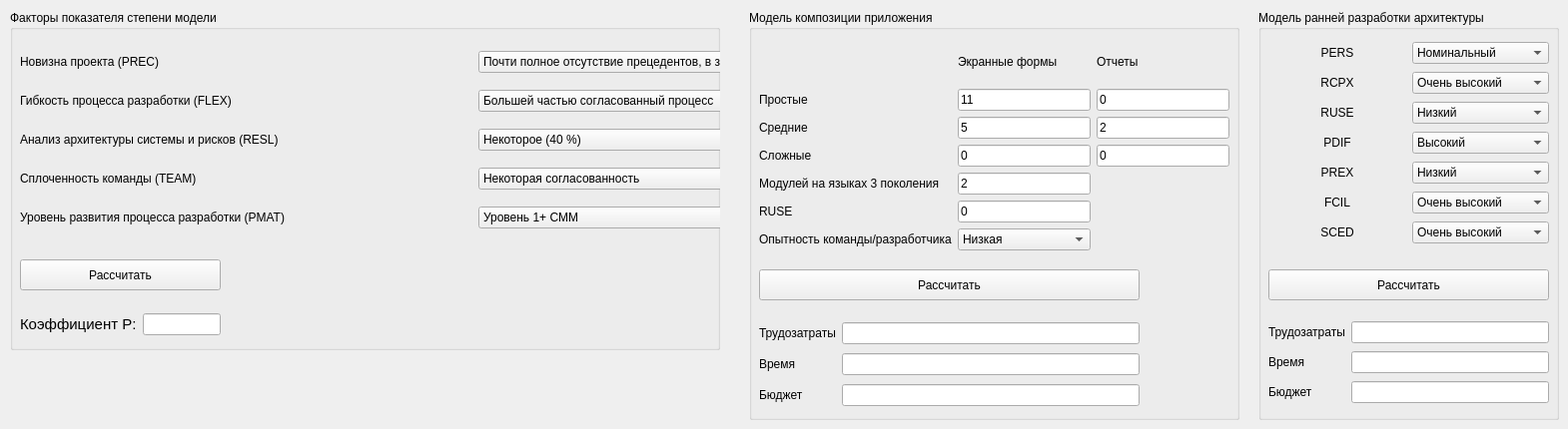
      <widget class="QWidget" name="tab_2">
       <attribute name="title">
        <string>Трудозатраты и время</string>
       </attribute>
       <widget class="QGroupBox" name="groupBox_3">
        <property name="geometry">
         <rect>
          <x>10</x>
          <y>10</y>
          <width>711</width>
          <height>341</height>
         </rect>
        </property>
        <property name="title">
         <string>Факторы показателя степени модели</string>
        </property>
        <widget class="QWidget" name="gridLayoutWidget_3">
         <property name="geometry">
          <rect>
           <x>10</x>
           <y>30</y>
           <width>988</width>
           <height>201</height>
          </rect>
         </property>
         <layout class="QGridLayout" name="gridLayout_3">
          <item row="3" column="1">
           <widget class="QComboBox" name="powComboBox_4">
            <property name="currentIndex">
             <number>2</number>
            </property>
            <item>
             <property name="text">
              <string>Сильно затрудненное взаимодействие</string>
             </property>
            </item>
            <item>
             <property name="text">
              <string>Несколько затрудненное взаимодействие</string>
             </property>
            </item>
            <item>
             <property name="text">
              <string>Некоторая согласованность</string>
             </property>
            </item>
            <item>
             <property name="text">
              <string>Повышенная согласованность</string>
             </property>
            </item>
            <item>
             <property name="text">
              <string>Высокая согласованность</string>
             </property>
            </item>
            <item>
             <property name="text">
              <string>Взаимодействие как в едином целом</string>
             </property>
            </item>
           </widget>
          </item>
          <item row="3" column="0">
           <widget class="QLabel" name="label_24">
            <property name="text">
             <string>Сплоченность команды (TEAM)</string>
            </property>
           </widget>
          </item>
          <item row="0" column="1">
           <widget class="QComboBox" name="powComboBox_1">
            <property name="currentIndex">
             <number>1</number>
            </property>
            <item>
             <property name="text">
              <string>Полное отсутствие прецедентов, полностью непредсказуемый проект</string>
             </property>
            </item>
            <item>
             <property name="text">
              <string>Почти полное отсутствие прецедентов, в значительной мере непредсказуемый проект</string>
             </property>
            </item>
            <item>
             <property name="text">
              <string>Наличие некоторого количества прецедентов</string>
             </property>
            </item>
            <item>
             <property name="text">
              <string>Общее знакомство с проектом</string>
             </property>
            </item>
            <item>
             <property name="text">
              <string>Значительное знакомство с проектом</string>
             </property>
            </item>
            <item>
             <property name="text">
              <string>Полное знакомство с проектом</string>
             </property>
            </item>
           </widget>
          </item>
          <item row="2" column="1">
           <widget class="QComboBox" name="powComboBox_3">
            <property name="currentIndex">
             <number>1</number>
            </property>
            <item>
             <property name="text">
              <string>Малое (20 %)</string>
             </property>
            </item>
            <item>
             <property name="text">
              <string>Некоторое (40 %)</string>
             </property>
            </item>
            <item>
             <property name="text">
              <string>Частое (60 %)</string>
             </property>
            </item>
            <item>
             <property name="text">
              <string>В целом (75 %)</string>
             </property>
            </item>
            <item>
             <property name="text">
              <string>Почти полное (90 %)</string>
             </property>
            </item>
            <item>
             <property name="text">
              <string>Полное (100%) </string>
             </property>
            </item>
           </widget>
          </item>
          <item row="0" column="0">
           <widget class="QLabel" name="label_21">
            <property name="text">
             <string>Новизна проекта (PREC)</string>
            </property>
           </widget>
          </item>
          <item row="1" column="1">
           <widget class="QComboBox" name="powComboBox_2">
            <property name="currentIndex">
             <number>3</number>
            </property>
            <item>
             <property name="text">
              <string>Точный, строгий процесс разработки</string>
             </property>
            </item>
            <item>
             <property name="text">
              <string>Случайные послабления в процессе</string>
             </property>
            </item>
            <item>
             <property name="text">
              <string>Некоторые послабления в процессе</string>
             </property>
            </item>
            <item>
             <property name="text">
              <string>Большей частью согласованный процесс </string>
             </property>
            </item>
            <item>
             <property name="text">
              <string>Некоторое согласование процесса</string>
             </property>
            </item>
            <item>
             <property name="text">
              <string>Заказчик определил только общие цели </string>
             </property>
            </item>
           </widget>
          </item>
          <item row="1" column="0">
           <widget class="QLabel" name="label_22">
            <property name="text">
             <string>Гибкость процесса разработки (FLEX)</string>
            </property>
           </widget>
          </item>
          <item row="2" column="0">
           <widget class="QLabel" name="label_23">
            <property name="text">
             <string>Анализ архитектуры системы и рисков (RESL)</string>
            </property>
           </widget>
          </item>
          <item row="4" column="0">
           <widget class="QLabel" name="label_25">
            <property name="text">
             <string>Уровень развития процесса разработки (PMAT)</string>
            </property>
           </widget>
          </item>
          <item row="4" column="1">
           <widget class="QComboBox" name="powComboBox_5">
            <property name="currentIndex">
             <number>1</number>
            </property>
            <item>
             <property name="text">
              <string>Уровень 1 СММ</string>
             </property>
            </item>
            <item>
             <property name="text">
              <string>Уровень 1+ СММ</string>
             </property>
            </item>
            <item>
             <property name="text">
              <string>Уровень 2 СММ</string>
             </property>
            </item>
            <item>
             <property name="text">
              <string>Уровень 3 СММ</string>
             </property>
            </item>
            <item>
             <property name="text">
              <string>Уровень 7 СММ</string>
             </property>
            </item>
            <item>
             <property name="text">
              <string>Уровень 5 СММ</string>
             </property>
            </item>
           </widget>
          </item>
         </layout>
        </widget>
        <widget class="QPushButton" name="pCalculateButton">
         <property name="geometry">
          <rect>
           <x>10</x>
           <y>250</y>
           <width>201</width>
           <height>31</height>
          </rect>
         </property>
         <property name="text">
          <string>Рассчитать</string>
         </property>
        </widget>
        <widget class="QWidget" name="gridLayoutWidget_4">
         <property name="geometry">
          <rect>
           <x>10</x>
           <y>300</y>
           <width>201</width>
           <height>31</height>
          </rect>
         </property>
         <layout class="QGridLayout" name="gridLayout_4">
          <item row="0" column="0">
           <widget class="QLabel" name="label_45">
            <property name="font">
             <font>
              <pointsize>11</pointsize>
              <weight>50</weight>
              <bold>false</bold>
             </font>
            </property>
            <property name="text">
             <string>Коэффициент P:</string>
            </property>
           </widget>
          </item>
          <item row="0" column="1">
           <widget class="QLineEdit" name="PLabel"/>
          </item>
         </layout>
        </widget>
       </widget>
       <widget class="QGroupBox" name="groupBox_6">
        <property name="geometry">
         <rect>
          <x>750</x>
          <y>10</y>
          <width>491</width>
          <height>411</height>
         </rect>
        </property>
        <property name="title">
         <string>Модель композиции приложения</string>
        </property>
        <widget class="QPushButton" name="compCalculateButton">
         <property name="geometry">
          <rect>
           <x>10</x>
           <y>260</y>
           <width>381</width>
           <height>31</height>
          </rect>
         </property>
         <property name="text">
          <string>Рассчитать</string>
         </property>
        </widget>
        <widget class="QWidget" name="gridLayoutWidget_9">
         <property name="geometry">
          <rect>
           <x>10</x>
           <y>310</y>
           <width>381</width>
           <height>91</height>
          </rect>
         </property>
         <layout class="QGridLayout" name="gridLayout_11">
          <item row="0" column="0">
           <widget class="QLabel" name="label_74">
            <property name="font">
             <font>
              <weight>50</weight>
              <bold>false</bold>
             </font>
            </property>
            <property name="text">
             <string>Трудозатраты</string>
            </property>
            <property name="alignment">
             <set>Qt::AlignLeading|Qt::AlignLeft|Qt::AlignVCenter</set>
            </property>
           </widget>
          </item>
          <item row="0" column="1">
           <widget class="QLineEdit" name="compLabLabel"/>
          </item>
          <item row="1" column="0">
           <widget class="QLabel" name="label_75">
            <property name="font">
             <font>
              <weight>50</weight>
              <bold>false</bold>
             </font>
            </property>
            <property name="text">
             <string>Время</string>
            </property>
            <property name="alignment">
             <set>Qt::AlignLeading|Qt::AlignLeft|Qt::AlignVCenter</set>
            </property>
           </widget>
          </item>
          <item row="1" column="1">
           <widget class="QLineEdit" name="compTimeLabel"/>
          </item>
          <item row="2" column="0">
           <widget class="QLabel" name="label_72">
            <property name="font">
             <font>
              <weight>50</weight>
              <bold>false</bold>
             </font>
            </property>
            <property name="styleSheet">
             <string notr="true"/>
            </property>
            <property name="text">
             <string>&lt;html&gt;&lt;head/&gt;&lt;body&gt;&lt;p&gt;Бюджет&lt;/p&gt;&lt;/body&gt;&lt;/html&gt;</string>
            </property>
           </widget>
          </item>
          <item row="2" column="1">
           <widget class="QLineEdit" name="compBudgetLabel"/>
          </item>
         </layout>
        </widget>
        <widget class="QWidget" name="gridLayoutWidget_8">
         <property name="geometry">
          <rect>
           <x>10</x>
           <y>30</y>
           <width>471</width>
           <height>211</height>
          </rect>
         </property>
         <layout class="QGridLayout" name="gridLayout_10">
          <item row="4" column="0">
           <widget class="QLabel" name="label_67">
            <property name="text">
             <string>Модулей на языках 3 поколения</string>
            </property>
            <property name="alignment">
             <set>Qt::AlignLeading|Qt::AlignLeft|Qt::AlignVCenter</set>
            </property>
           </widget>
          </item>
          <item row="1" column="1">
           <widget class="QLineEdit" name="screenSimpleEdit">
            <property name="text">
             <string>11</string>
            </property>
           </widget>
          </item>
          <item row="2" column="0">
           <widget class="QLabel" name="label_61">
            <property name="text">
             <string>Средние</string>
            </property>
            <property name="alignment">
             <set>Qt::AlignLeading|Qt::AlignLeft|Qt::AlignVCenter</set>
            </property>
           </widget>
          </item>
          <item row="3" column="0">
           <widget class="QLabel" name="label_62">
            <property name="text">
             <string>Сложные</string>
            </property>
            <property name="alignment">
             <set>Qt::AlignLeading|Qt::AlignLeft|Qt::AlignVCenter</set>
            </property>
           </widget>
          </item>
          <item row="5" column="0">
           <widget class="QLabel" name="label_57">
            <property name="text">
             <string>RUSE</string>
            </property>
            <property name="alignment">
             <set>Qt::AlignLeading|Qt::AlignLeft|Qt::AlignVCenter</set>
            </property>
           </widget>
          </item>
          <item row="4" column="1">
           <widget class="QLineEdit" name="gen3Edit">
            <property name="text">
             <string>2</string>
            </property>
           </widget>
          </item>
          <item row="3" column="1">
           <widget class="QLineEdit" name="screenDifficultEdit">
            <property name="text">
             <string>0</string>
            </property>
           </widget>
          </item>
          <item row="1" column="0">
           <widget class="QLabel" name="label_60">
            <property name="text">
             <string>Простые</string>
            </property>
            <property name="alignment">
             <set>Qt::AlignLeading|Qt::AlignLeft|Qt::AlignVCenter</set>
            </property>
           </widget>
          </item>
          <item row="0" column="1">
           <widget class="QLabel" name="label_59">
            <property name="text">
             <string>Экранные формы</string>
            </property>
            <property name="alignment">
             <set>Qt::AlignLeading|Qt::AlignLeft|Qt::AlignVCenter</set>
            </property>
           </widget>
          </item>
          <item row="6" column="0">
           <widget class="QLabel" name="label_58">
            <property name="text">
             <string>Опытность команды/разработчика</string>
            </property>
            <property name="alignment">
             <set>Qt::AlignLeading|Qt::AlignLeft|Qt::AlignVCenter</set>
            </property>
           </widget>
          </item>
          <item row="6" column="1">
           <widget class="QComboBox" name="expComboBox">
            <property name="currentIndex">
             <number>1</number>
            </property>
            <item>
             <property name="text">
              <string>Очень низкая</string>
             </property>
            </item>
            <item>
             <property name="text">
              <string>Низкая</string>
             </property>
            </item>
            <item>
             <property name="text">
              <string>Номинальная</string>
             </property>
            </item>
            <item>
             <property name="text">
              <string>Высокая</string>
             </property>
            </item>
            <item>
             <property name="text">
              <string>Очень высокая</string>
             </property>
            </item>
           </widget>
          </item>
          <item row="5" column="1">
           <widget class="QLineEdit" name="RUSEEdit">
            <property name="text">
             <string>0</string>
            </property>
           </widget>
          </item>
          <item row="2" column="1">
           <widget class="QLineEdit" name="screenMediumEdit">
            <property name="text">
             <string>5</string>
            </property>
           </widget>
          </item>
          <item row="0" column="2">
           <widget class="QLabel" name="label_63">
            <property name="text">
             <string>Отчеты</string>
            </property>
           </widget>
          </item>
          <item row="1" column="2">
           <widget class="QLineEdit" name="reportSimpleEdit">
            <property name="text">
             <string>0</string>
            </property>
           </widget>
          </item>
          <item row="2" column="2">
           <widget class="QLineEdit" name="reportMediumEdit">
            <property name="text">
             <string>2</string>
            </property>
           </widget>
          </item>
          <item row="3" column="2">
           <widget class="QLineEdit" name="reportDifficultEdit">
            <property name="text">
             <string>0</string>
            </property>
           </widget>
          </item>
         </layout>
        </widget>
       </widget>
       <widget class="QGroupBox" name="groupBox_5">
        <property name="geometry">
         <rect>
          <x>1260</x>
          <y>10</y>
          <width>301</width>
          <height>411</height>
         </rect>
        </property>
        <property name="title">
         <string>Модель ранней разработки архитектуры</string>
        </property>
        <widget class="QWidget" name="gridLayoutWidget_5">
         <property name="geometry">
          <rect>
           <x>10</x>
           <y>30</y>
           <width>281</width>
           <height>213</height>
          </rect>
         </property>
         <layout class="QGridLayout" name="gridLayout_6">
          <item row="3" column="1">
           <widget class="QComboBox" name="archComboBox_4">
            <property name="currentIndex">
             <number>2</number>
            </property>
            <item>
             <property name="text">
              <string>Низкий</string>
             </property>
            </item>
            <item>
             <property name="text">
              <string>Номинальный</string>
             </property>
            </item>
            <item>
             <property name="text">
              <string>Высокий</string>
             </property>
            </item>
            <item>
             <property name="text">
              <string>Очень высокий</string>
             </property>
            </item>
            <item>
             <property name="text">
              <string>Сверхвысокий</string>
             </property>
            </item>
           </widget>
          </item>
          <item row="4" column="1">
           <widget class="QComboBox" name="archComboBox_5">
            <property name="currentIndex">
             <number>1</number>
            </property>
            <item>
             <property name="text">
              <string>Очень низкий</string>
             </property>
            </item>
            <item>
             <property name="text">
              <string>Низкий</string>
             </property>
            </item>
            <item>
             <property name="text">
              <string>Номинальный</string>
             </property>
            </item>
            <item>
             <property name="text">
              <string>Высокий</string>
             </property>
            </item>
            <item>
             <property name="text">
              <string>Очень высокий</string>
             </property>
            </item>
            <item>
             <property name="text">
              <string>Сверхвысокий</string>
             </property>
            </item>
           </widget>
          </item>
          <item row="5" column="1">
           <widget class="QComboBox" name="archComboBox_6">
            <property name="currentIndex">
             <number>4</number>
            </property>
            <item>
             <property name="text">
              <string>Очень низкий</string>
             </property>
            </item>
            <item>
             <property name="text">
              <string>Низкий</string>
             </property>
            </item>
            <item>
             <property name="text">
              <string>Номинальный</string>
             </property>
            </item>
            <item>
             <property name="text">
              <string>Высокий</string>
             </property>
            </item>
            <item>
             <property name="text">
              <string>Очень высокий</string>
             </property>
            </item>
            <item>
             <property name="text">
              <string>Сверхвысокий</string>
             </property>
            </item>
           </widget>
          </item>
          <item row="2" column="1">
           <widget class="QComboBox" name="archComboBox_3">
            <property name="currentIndex">
             <number>0</number>
            </property>
            <item>
             <property name="text">
              <string>Низкий</string>
             </property>
            </item>
            <item>
             <property name="text">
              <string>Номинальный</string>
             </property>
            </item>
            <item>
             <property name="text">
              <string>Высокий</string>
             </property>
            </item>
            <item>
             <property name="text">
              <string>Очень высокий</string>
             </property>
            </item>
            <item>
             <property name="text">
              <string>Сверхвысокий</string>
             </property>
            </item>
           </widget>
          </item>
          <item row="0" column="1">
           <widget class="QComboBox" name="archComboBox_1">
            <property name="currentIndex">
             <number>2</number>
            </property>
            <item>
             <property name="text">
              <string>Очень низкий</string>
             </property>
            </item>
            <item>
             <property name="text">
              <string>Низкий</string>
             </property>
            </item>
            <item>
             <property name="text">
              <string>Номинальный</string>
             </property>
            </item>
            <item>
             <property name="text">
              <string>Высокий</string>
             </property>
            </item>
            <item>
             <property name="text">
              <string>Очень высокий</string>
             </property>
            </item>
            <item>
             <property name="text">
              <string>Сверхвысокий</string>
             </property>
            </item>
           </widget>
          </item>
          <item row="1" column="1">
           <widget class="QComboBox" name="archComboBox_2">
            <property name="currentIndex">
             <number>4</number>
            </property>
            <item>
             <property name="text">
              <string>Очень низкий</string>
             </property>
            </item>
            <item>
             <property name="text">
              <string>Низкий</string>
             </property>
            </item>
            <item>
             <property name="text">
              <string>Номинальный</string>
             </property>
            </item>
            <item>
             <property name="text">
              <string>Высокий</string>
             </property>
            </item>
            <item>
             <property name="text">
              <string>Очень высокий</string>
             </property>
            </item>
            <item>
             <property name="text">
              <string>Сверхвысокий</string>
             </property>
            </item>
           </widget>
          </item>
          <item row="6" column="1">
           <widget class="QComboBox" name="archComboBox_7">
            <property name="currentIndex">
             <number>4</number>
            </property>
            <item>
             <property name="text">
              <string>Очень низкий</string>
             </property>
            </item>
            <item>
             <property name="text">
              <string>Низкий</string>
             </property>
            </item>
            <item>
             <property name="text">
              <string>Номинальный</string>
             </property>
            </item>
            <item>
             <property name="text">
              <string>Высокий</string>
             </property>
            </item>
            <item>
             <property name="text">
              <string>Очень высокий</string>
             </property>
            </item>
           </widget>
          </item>
          <item row="0" column="0">
           <widget class="QLabel" name="label_50">
            <property name="text">
             <string>PERS</string>
            </property>
            <property name="alignment">
             <set>Qt::AlignCenter</set>
            </property>
           </widget>
          </item>
          <item row="1" column="0">
           <widget class="QLabel" name="label_51">
            <property name="text">
             <string>RCPX</string>
            </property>
            <property name="alignment">
             <set>Qt::AlignCenter</set>
            </property>
           </widget>
          </item>
          <item row="2" column="0">
           <widget class="QLabel" name="label_52">
            <property name="text">
             <string>RUSE</string>
            </property>
            <property name="alignment">
             <set>Qt::AlignCenter</set>
            </property>
           </widget>
          </item>
          <item row="3" column="0">
           <widget class="QLabel" name="label_53">
            <property name="text">
             <string>PDIF</string>
            </property>
            <property name="alignment">
             <set>Qt::AlignCenter</set>
            </property>
           </widget>
          </item>
          <item row="4" column="0">
           <widget class="QLabel" name="label_54">
            <property name="text">
             <string>PREX</string>
            </property>
            <property name="alignment">
             <set>Qt::AlignCenter</set>
            </property>
           </widget>
          </item>
          <item row="5" column="0">
           <widget class="QLabel" name="label_55">
            <property name="text">
             <string>FCIL</string>
            </property>
            <property name="alignment">
             <set>Qt::AlignCenter</set>
            </property>
           </widget>
          </item>
          <item row="6" column="0">
           <widget class="QLabel" name="label_56">
            <property name="text">
             <string>SCED</string>
            </property>
            <property name="alignment">
             <set>Qt::AlignCenter</set>
            </property>
           </widget>
          </item>
         </layout>
        </widget>
        <widget class="QPushButton" name="archCalculateButton">
         <property name="geometry">
          <rect>
           <x>10</x>
           <y>260</y>
           <width>281</width>
           <height>31</height>
          </rect>
         </property>
         <property name="text">
          <string>Рассчитать</string>
         </property>
        </widget>
        <widget class="QWidget" name="gridLayoutWidget_6">
         <property name="geometry">
          <rect>
           <x>10</x>
           <y>310</y>
           <width>281</width>
           <height>89</height>
          </rect>
         </property>
         <layout class="QGridLayout" name="gridLayout_7">
          <item row="2" column="0">
           <widget class="QLabel" name="label_73">
            <property name="text">
             <string>&lt;html&gt;&lt;head/&gt;&lt;body&gt;&lt;p&gt;Бюджет&lt;/p&gt;&lt;/body&gt;&lt;/html&gt;</string>
            </property>
           </widget>
          </item>
          <item row="1" column="0">
           <widget class="QLabel" name="label_69">
            <property name="font">
             <font>
              <weight>50</weight>
              <bold>false</bold>
             </font>
            </property>
            <property name="text">
             <string>Время</string>
            </property>
            <property name="alignment">
             <set>Qt::AlignLeading|Qt::AlignLeft|Qt::AlignVCenter</set>
            </property>
           </widget>
          </item>
          <item row="0" column="0">
           <widget class="QLabel" name="label_20">
            <property name="text">
             <string>Трудозатраты</string>
            </property>
           </widget>
          </item>
          <item row="0" column="1">
           <widget class="QLineEdit" name="archLabLabel"/>
          </item>
          <item row="1" column="1">
           <widget class="QLineEdit" name="archTimeLabel"/>
          </item>
          <item row="2" column="1">
           <widget class="QLineEdit" name="archBudgetLabel"/>
          </item>
         </layout>
        </widget>
       </widget>
      </widget>
